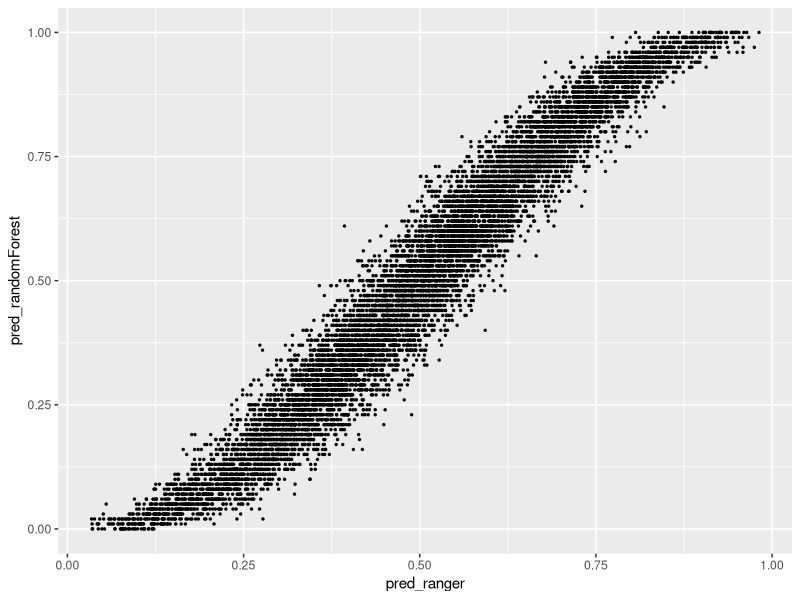
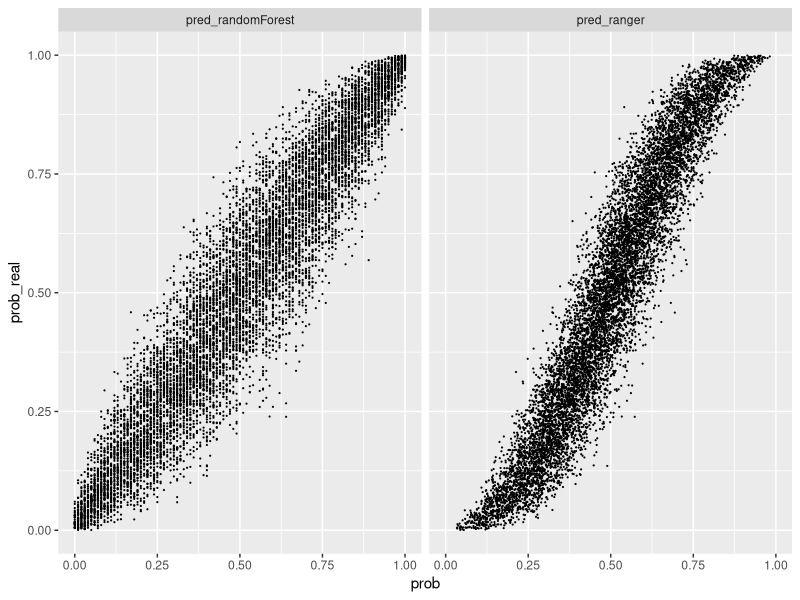

Write R code to recreate these figures, in order.
## ---- chunk 1
knitr::opts_chunk$set(echo = TRUE)
## ---- chunk 2
library(magrittr)
simulate_data <- function(n){
  X <- data.frame(matrix(runif(n*10), ncol = 10))
  Y <- data.frame(Y = rbinom(n, size = 1, prob = apply(X, 1, sum) %>%
                               pnorm(mean = 5)
                             ) %>% 
                    as.factor()
                               
  ) 
  dplyr::bind_cols(X, Y)
}
## ---- chunk 3
set.seed(98123)
treino <- simulate_data(10000)
teste <- simulate_data(10000)
## ---- chunk 4
library(ranger)
modelo_ranger <- ranger(Y ~., data = treino, 
                                num.trees = 100, 
                                mtry = floor(sqrt(10)), 
                                write.forest = T, 
                                min.node.size = 100, 
                                probability = T
                                )
## ---- chunk 5
suppressPackageStartupMessages(library(randomForest))
modelo_randomForest <- randomForest(Y ~., data = treino,
                                    ntree = 100, 
                                    mtry = floor(sqrt(10)),
                                    nodesize = 100
                                    )
## ---- chunk 6
pred_ranger <- predict(modelo_ranger, teste)$predictions[,2]
pred_randomForest <- predict(modelo_randomForest, teste, type = "prob")[,2]
prob_real <- apply(teste[,1:10], 1, sum) %>% pnorm(mean = 5)
## ---- chunk 7
library(ggplot2)
data.frame(pred_ranger, pred_randomForest) %>% 
  ggplot(aes(x = pred_ranger, y = pred_randomForest)) + geom_point(size = 0.5)
## ---- chunk 8
data.frame(prob_real, pred_ranger, pred_randomForest) %>%
  tidyr::gather(pacote, prob, -prob_real) %>%
  ggplot(aes(x = prob, y = prob_real)) + geom_point(size = 0.1) + facet_wrap(~pacote)
## ---- chunk 9
mean(abs(prob_real - pred_ranger))
mean(abs(prob_real - pred_randomForest))
